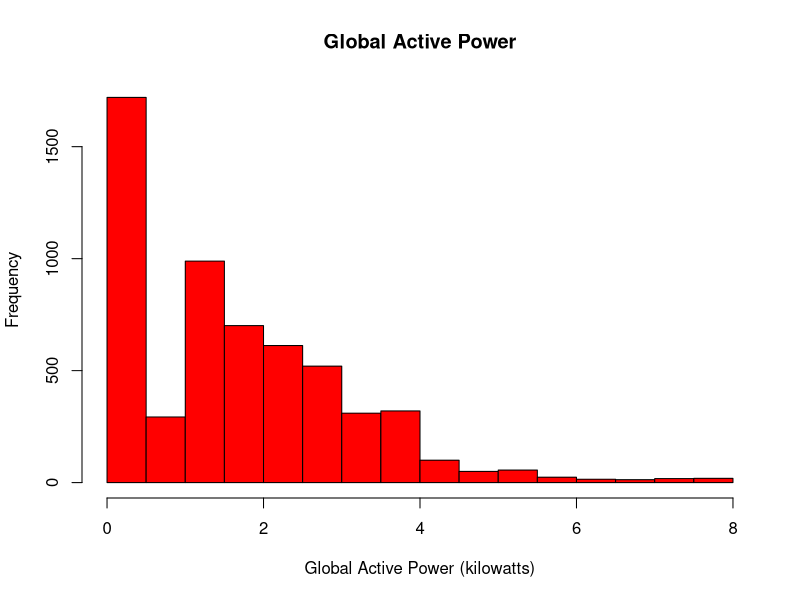

Write R code to recreate this figure.
colClasses <- c("character", "character", "numeric", "numeric", "numeric", "numeric", "numeric", "numeric", "numeric")
data <- read.csv("./household_power_consumption.txt", header=TRUE, sep=";", colClasses=colClasses, na.strings = c("?"))
dates <- paste(data$Date, data$Time)

# Alternative 1-liner data$Datetime <- as.POSIXct(paste(data$Date, data$Time), format = "%d/%m/%Y %H:%M:%S")

data$DateTime <- strptime(dates, "%d/%m/%Y %H:%M:%S")
data[c("Date", "Time")] <- list(NULL)

png("plot1.png", width = 480, height = 480, units = "px")
par(bg = "transparent")
hist(data$Global_active_power, col="red", xlab="Global Active Power (kilowatts)", ylab="Frequency", main="Global Active Power")
dev.off()
